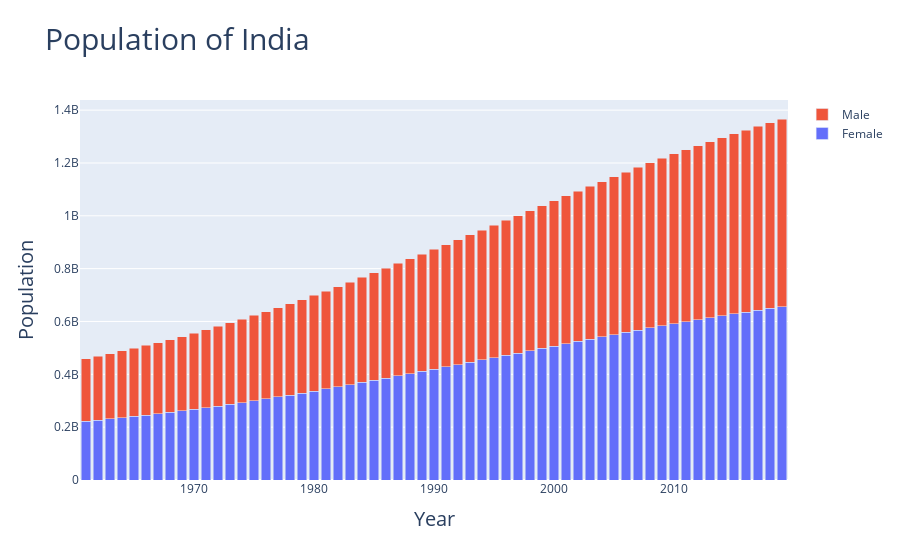

Notebook code cell kept with this figure:
### Code cell
india_fe_population = [222328744.0, 226780736.0, 231387197.0, 236130819.0, 241002417.0, 245993499.0, 251117415.0, 256412983.0, 
                       261932711.0, 267712745.0, 273769665.0, 280088829.0, 286636580.0, 293362998.0, 300231624.0, 307224285.0, 
                       314349666.0, 321629370.0, 329097304.0, 336773405.0, 344660920.0, 352736218.0, 360959428.0, 369276873.0, 
                       377646918.0, 386054077.0, 394498853.0, 402975459.0, 411482899.0, 420020420.0, 428576056.0, 437144411.0, 
                       445740100.0, 454384942.0, 463091989.0, 471862699.0, 480682703.0, 489529545.0, 498372775.0, 507187684.0, 
                       515957245.0, 524676538.0, 533346646.0, 541973977.0, 550557712.0, 559099816.0, 567579951.0, 575948780.0, 
                       584142640.0, 592116985.0, 599851725.0, 607361114.0, 614678382.0, 621854638.0, 628929065.0, 635908885.0, 
                       642787641.0, 649574719.0, 656288183.0
                      ]


india_ma_population = [237313421.0, 242296454.0, 247438411.0, 252717316.0, 258120907.0, 263638001.0, 269283161.0, 275100841.0, 
                       281151625.0, 287477047.0, 294098353.0, 300998427.0, 308133554.0, 315439602.0, 322871273.0, 330405802.0,
                       338059110.0, 345870436.0, 353898050.0, 362179439.0, 370724073.0, 379503286.0, 388469530.0, 397556537.0, 
                       406713090.0, 415921167.0, 425183249.0, 434493471.0, 443851779.0, 453257378.0, 462697153.0, 472162605.0, 
                       481663760.0, 491216889.0, 500830599.0, 510502544.0, 520217327.0, 529954036.0, 539685381.0, 549387865.0, 
                       559042840.0, 568640651.0, 578176498.0, 587649479.0, 597052215.0, 606386475.0, 615629521.0, 624720985.0, 
                       633583575.0, 642164185.0, 650437004.0, 658421676.0, 666167747.0, 673749546.0, 681223338.0, 688600704.0, 
                       695871194.0, 703042609.0, 710129571.0
                      ]

fig2 = go.Figure(go.Bar(x=x, y=india_fe_population, name='Female'))
fig2.add_trace(go.Bar(x=x, y=india_ma_population, name='Male'))

fig2.update_layout(barmode='stack', xaxis = dict(title='Year', titlefont_size=20),
                  yaxis = dict(title='Population', titlefont_size=20), title = "Population of India", titlefont_size=30)
fig2.show()
